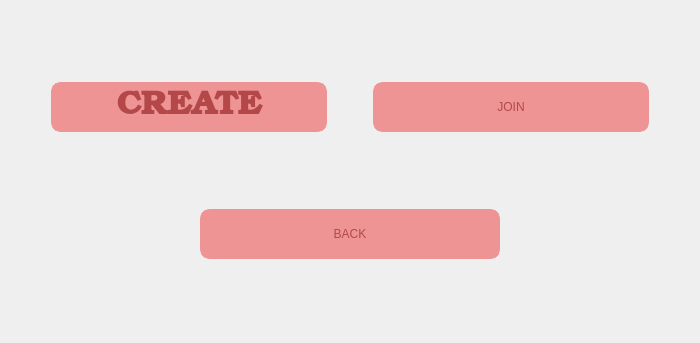
<?xml version="1.0" encoding="UTF-8"?>
<ui version="4.0">
 <class>WarChoose</class>
 <widget class="QDialog" name="WarChoose">
  <property name="geometry">
   <rect>
    <x>0</x>
    <y>0</y>
    <width>700</width>
    <height>343</height>
   </rect>
  </property>
  <property name="minimumSize">
   <size>
    <width>700</width>
    <height>300</height>
   </size>
  </property>
  <property name="maximumSize">
   <size>
    <width>1000</width>
    <height>500</height>
   </size>
  </property>
  <property name="windowTitle">
   <string>MATFWars</string>
  </property>
  <property name="autoFillBackground">
   <bool>false</bool>
  </property>
  <property name="styleSheet">
   <string notr="true">#WarChoose{
background-image: url(:/background/background2.jpg);
}</string>
  </property>
  <layout class="QVBoxLayout" name="verticalLayout">
   <item>
    <layout class="QHBoxLayout" name="horizontalLayout">
     <item>
      <spacer name="horizontalSpacer">
       <property name="orientation">
        <enum>Qt::Horizontal</enum>
       </property>
       <property name="sizeHint" stdset="0">
        <size>
         <width>40</width>
         <height>20</height>
        </size>
       </property>
      </spacer>
     </item>
     <item>
      <widget class="QPushButton" name="create_choose_button">
       <property name="sizePolicy">
        <sizepolicy hsizetype="Expanding" vsizetype="Expanding">
         <horstretch>3</horstretch>
         <verstretch>3</verstretch>
        </sizepolicy>
       </property>
       <property name="minimumSize">
        <size>
         <width>30</width>
         <height>50</height>
        </size>
       </property>
       <property name="maximumSize">
        <size>
         <width>300</width>
         <height>50</height>
        </size>
       </property>
       <property name="font">
        <font>
         <family>URW Bookman</family>
         <pointsize>25</pointsize>
         <italic>false</italic>
         <bold>true</bold>
        </font>
       </property>
       <property name="autoFillBackground">
        <bool>false</bool>
       </property>
       <property name="styleSheet">
        <string notr="true">color: rgb(180, 72, 72);
font: 600 25pt &quot;URW Bookman&quot;;
border:5px solid;
border-radius:10px;
border-color: rgb(238, 148, 148);
background-color: rgb(238, 148, 148);
</string>
       </property>
       <property name="text">
        <string>CREATE</string>
       </property>
      </widget>
     </item>
     <item>
      <spacer name="horizontalSpacer_3">
       <property name="orientation">
        <enum>Qt::Horizontal</enum>
       </property>
       <property name="sizeHint" stdset="0">
        <size>
         <width>40</width>
         <height>20</height>
        </size>
       </property>
      </spacer>
     </item>
     <item>
      <widget class="QPushButton" name="join_choose_button">
       <property name="sizePolicy">
        <sizepolicy hsizetype="Expanding" vsizetype="Expanding">
         <horstretch>3</horstretch>
         <verstretch>3</verstretch>
        </sizepolicy>
       </property>
       <property name="minimumSize">
        <size>
         <width>30</width>
         <height>50</height>
        </size>
       </property>
       <property name="maximumSize">
        <size>
         <width>300</width>
         <height>50</height>
        </size>
       </property>
       <property name="styleSheet">
        <string notr="true">color: rgb(180, 72, 72);
font: 600 25pt &quot;URW Bookman&quot;;
border:5px solid;
border-radius:10px;
border-color: rgb(238, 148, 148);
background-color:  rgb(238, 148, 148);
</string>
       </property>
       <property name="text">
        <string>JOIN</string>
       </property>
      </widget>
     </item>
     <item>
      <spacer name="horizontalSpacer_2">
       <property name="orientation">
        <enum>Qt::Horizontal</enum>
       </property>
       <property name="sizeHint" stdset="0">
        <size>
         <width>40</width>
         <height>20</height>
        </size>
       </property>
      </spacer>
     </item>
    </layout>
   </item>
   <item>
    <layout class="QHBoxLayout" name="horizontalLayout_2">
     <property name="leftMargin">
      <number>0</number>
     </property>
     <property name="topMargin">
      <number>0</number>
     </property>
     <item>
      <spacer name="horizontalSpacer_4">
       <property name="orientation">
        <enum>Qt::Horizontal</enum>
       </property>
       <property name="sizeType">
        <enum>QSizePolicy::Fixed</enum>
       </property>
       <property name="sizeHint" stdset="0">
        <size>
         <width>40</width>
         <height>20</height>
        </size>
       </property>
      </spacer>
     </item>
     <item>
      <widget class="QPushButton" name="back_choose_button">
       <property name="sizePolicy">
        <sizepolicy hsizetype="Expanding" vsizetype="Expanding">
         <horstretch>0</horstretch>
         <verstretch>0</verstretch>
        </sizepolicy>
       </property>
       <property name="minimumSize">
        <size>
         <width>30</width>
         <height>50</height>
        </size>
       </property>
       <property name="maximumSize">
        <size>
         <width>300</width>
         <height>50</height>
        </size>
       </property>
       <property name="styleSheet">
        <string notr="true">color: rgb(180, 72, 72);
font: 600 25pt &quot;URW Bookman&quot;;
border:5px solid;
border-radius:10px;
border-color: rgb(238, 148, 148);
background-color:  rgb(238, 148, 148);</string>
       </property>
       <property name="text">
        <string>BACK</string>
       </property>
      </widget>
     </item>
     <item>
      <spacer name="horizontalSpacer_5">
       <property name="orientation">
        <enum>Qt::Horizontal</enum>
       </property>
       <property name="sizeType">
        <enum>QSizePolicy::Fixed</enum>
       </property>
       <property name="sizeHint" stdset="0">
        <size>
         <width>40</width>
         <height>20</height>
        </size>
       </property>
      </spacer>
     </item>
    </layout>
   </item>
  </layout>
 </widget>
 <resources/>
 <connections/>
</ui>
